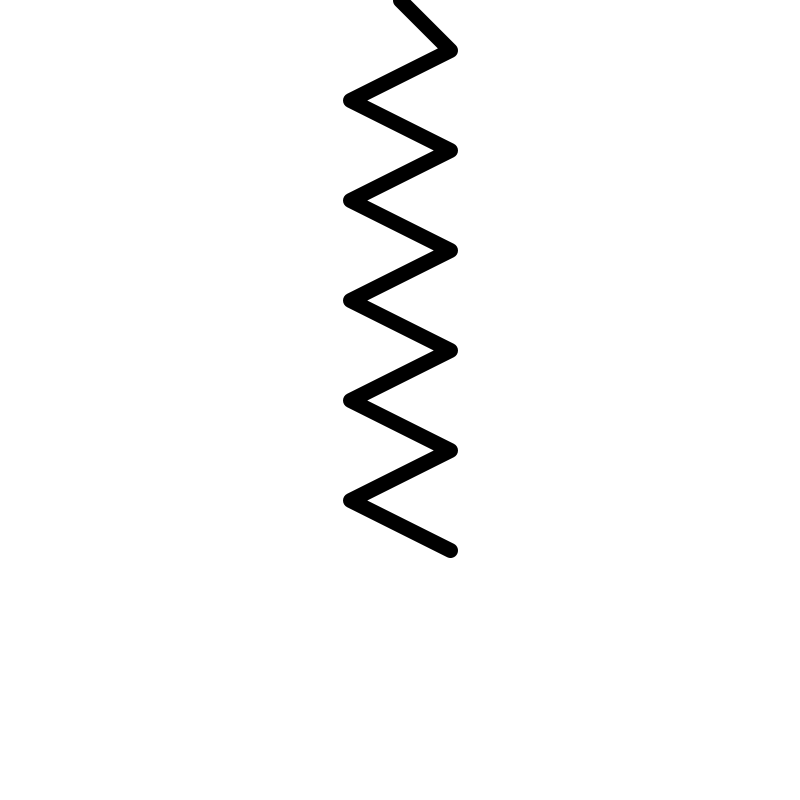
Frame 1 (no input)
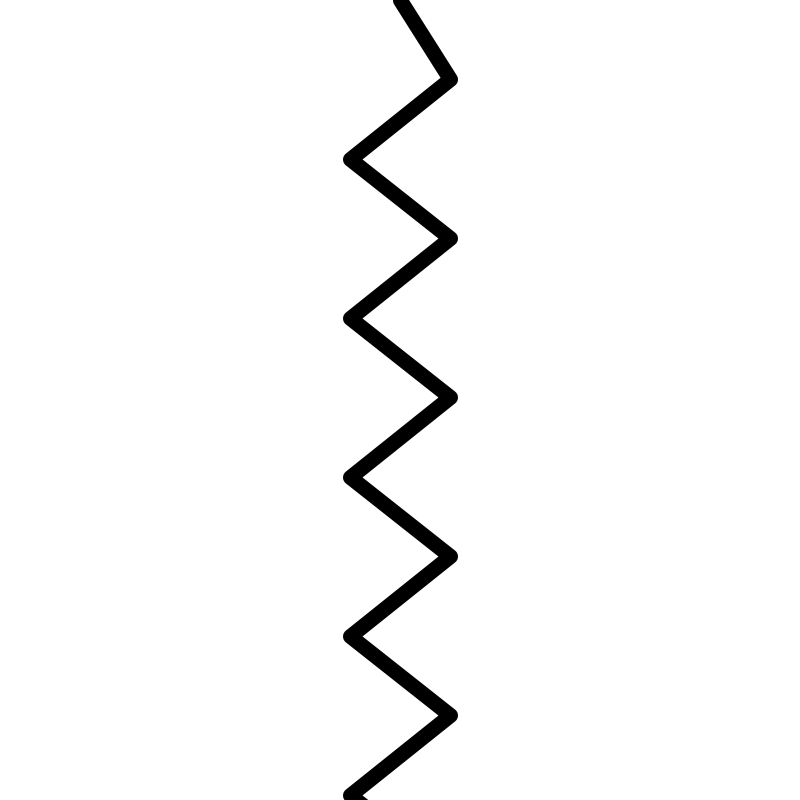
Frame 60 (the mouse pressed at the canvas centre just before this capture)
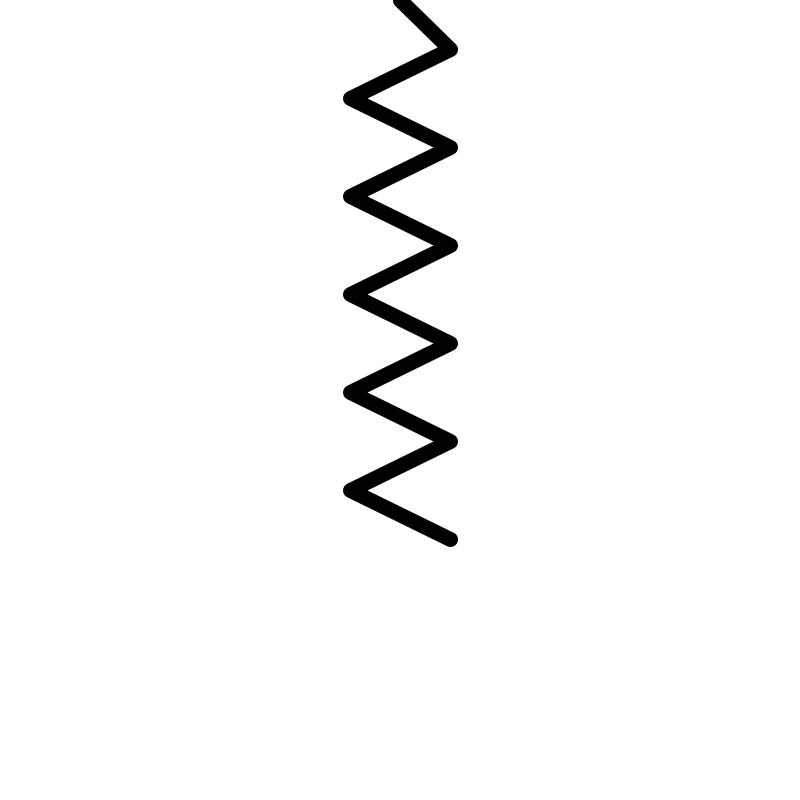
Frame 120 (the mouse held since frame 60 and released just before this capture)

The Processing sketch that drew these frames (run headless with seeded random() and noise(); from frame 60 on, the mouse is pressed at the canvas centre):

// Processing sketch: zigzag
// ── zigzag.pde
boolean down = true;
float inc = 50;

void setup(){
  size(800, 800);
  background(255);
}

void draw(){
  background(255);
  noFill();
  strokeWeight(15);
  strokeJoin(ROUND);

  float incx = 50;
  beginShape();
  vertex(width/2, 0);
  for(int i = 1; i < 12; i++){
    // for every even number of vertex
    // move it to the left 
    if(i % 2 == 0){
      vertex(width/2 - incx, i*inc);
    } 
    // else move it to the right
    else {
      vertex(width/2 + incx, i*inc);
    }
  }
  endShape();
  
  // switch statement, if inc is greater than hundred, go up
  if(inc > 100){
    down = false;
  }
  // if less than 50, move down
  if(inc <= 50){
    down = true;
  }
  
  // if down keep increasing inc
  if(down){
    inc+=0.5; 
  } 
  // else reduce it, bounce back
  else {
    inc-=5;
  }

}
